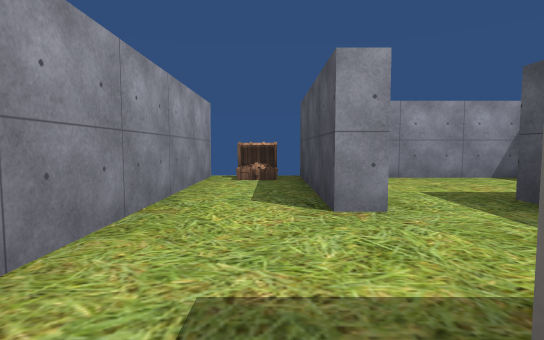
View 1 (above)

24 first-person views from a walk through a Unity game level. The camera is 1.2 m above the floor, tilts 4° down and sees 80° across. The floor is counted in squares, 2 m on a side. Each view is taken from the middle of a square. On the plan, view 1 faces up. The plan holds only what a view shows up to about 10 squares ahead; the rest is blank. The place goes on beyond the plan. The player character is not drawn. Some animated figures are left out. Some surface patterns are stand-ins.

View 2
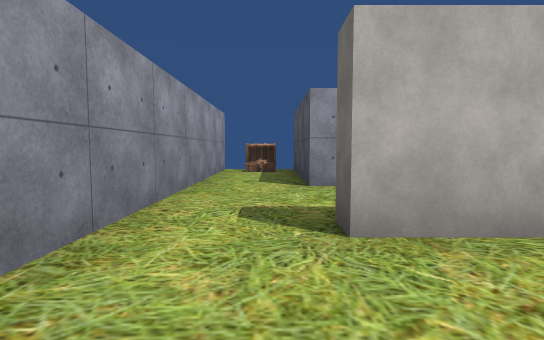

View 3
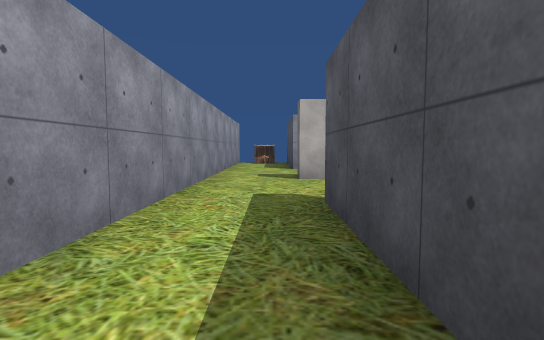

View 4
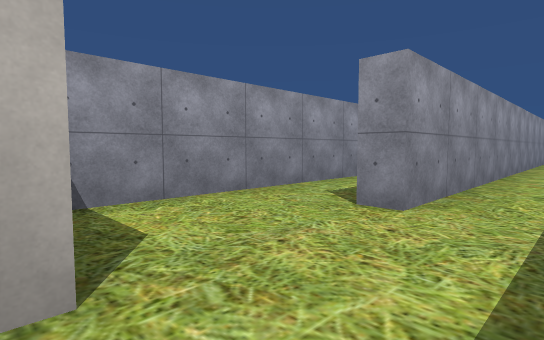

View 5
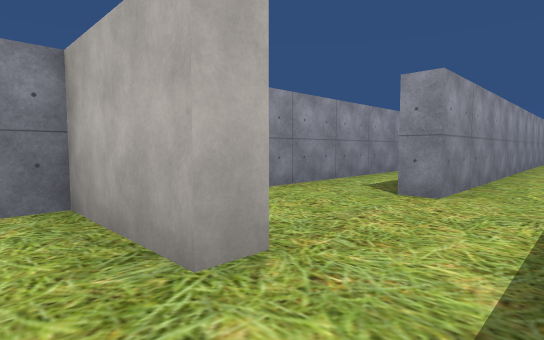

View 6
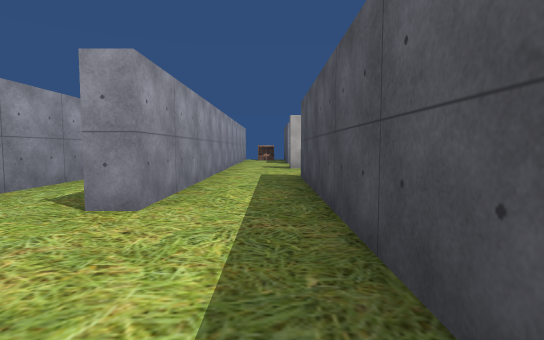

View 7
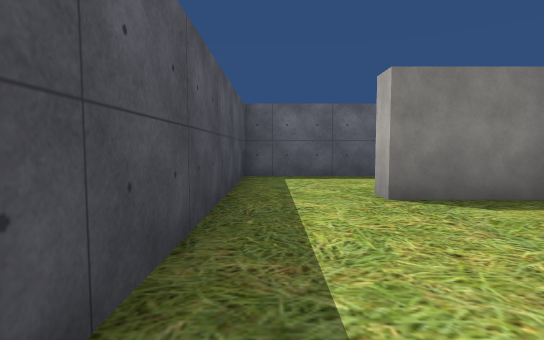

View 8
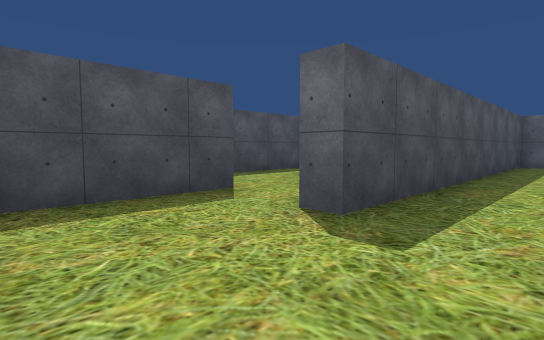

View 9
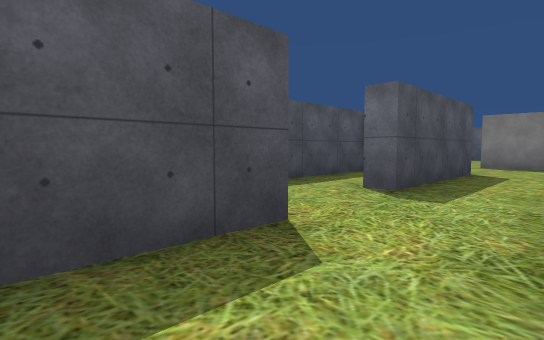

View 10
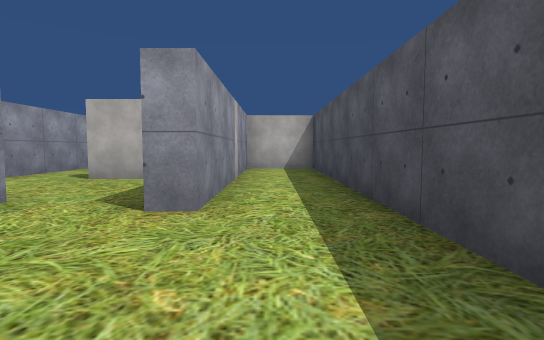

View 11
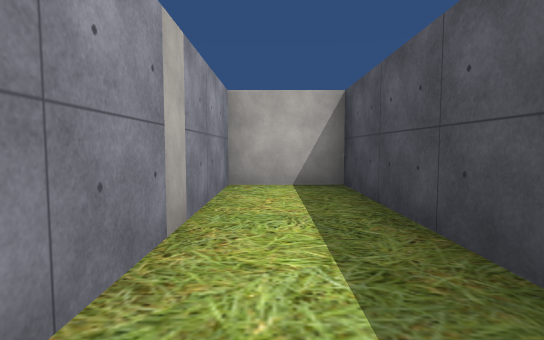

View 12
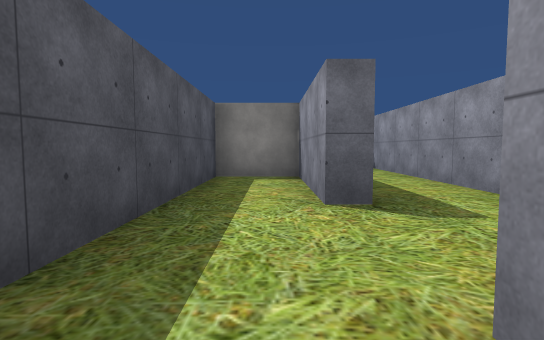

View 13
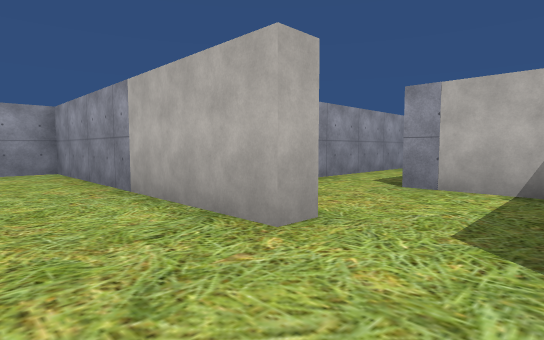

View 14
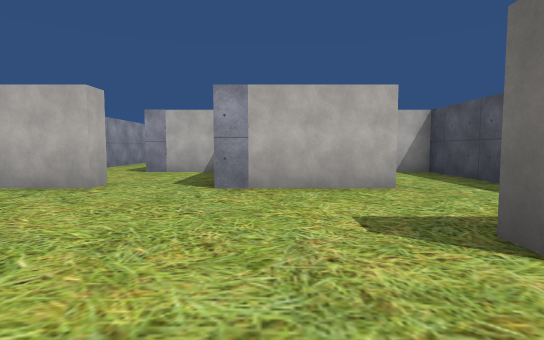

View 15
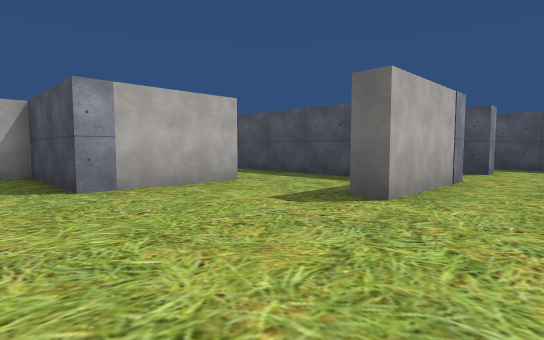

View 16
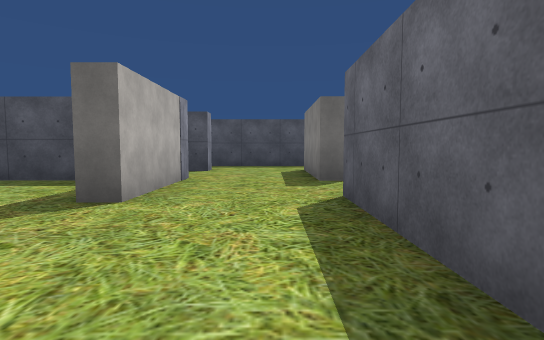

View 17
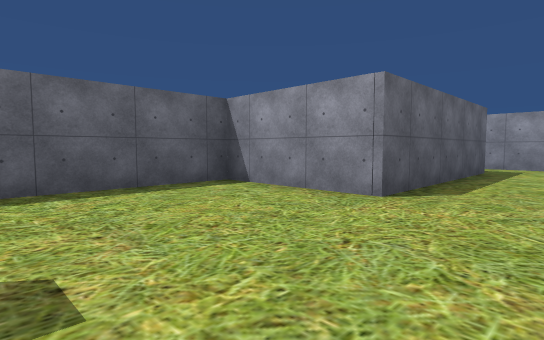

View 18
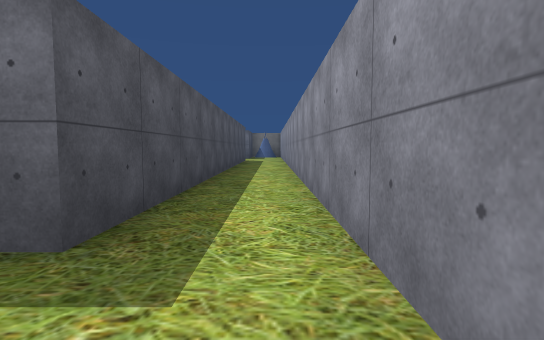

View 19
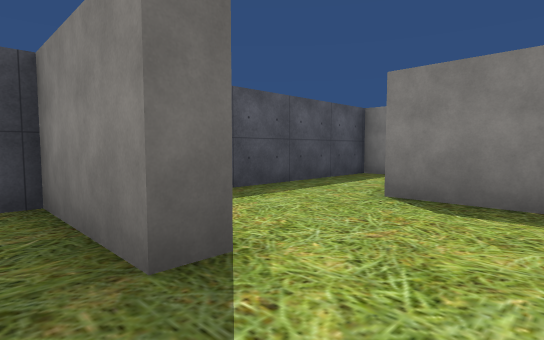

View 20
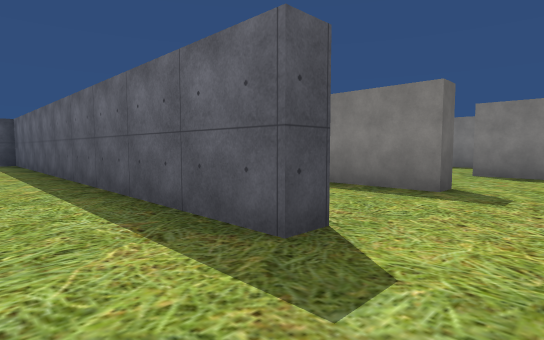

View 21
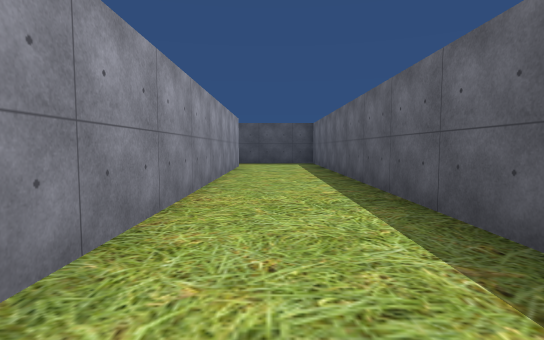

View 22
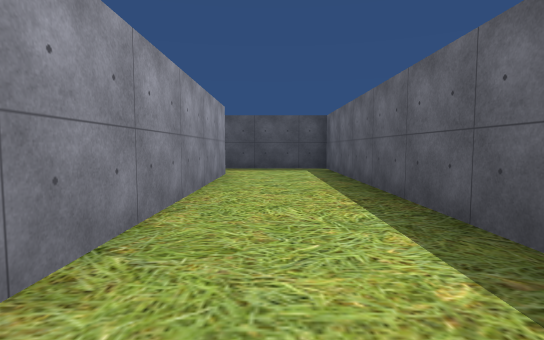

View 23
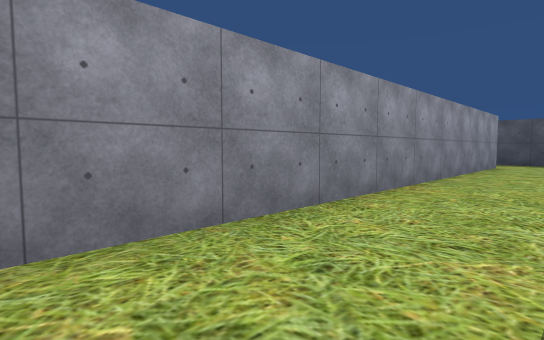

View 24
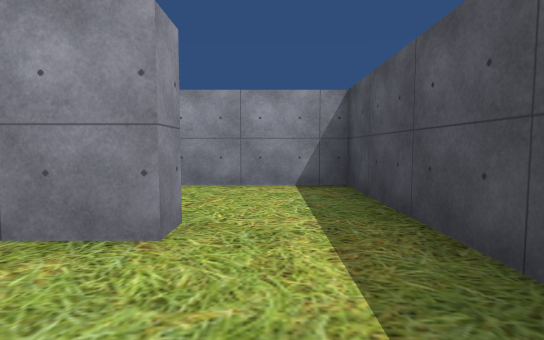

### Floor plan
Points are (right, up) in squares from view 1. A wall is a line through its corners. A room is listed if a view was taken in it or the views show most of it. See-through windows are left out.
Room 1 (views 1, 8)
walls: (1.1, 3) (0.6, 3) (0.6, 6.7); (0.6, 0.1) (0.6, 0.6); (-1.3, 6.8) (-1.3, -0.6)
ways out: opening at (-0.5, 0) to room 2; opening at (1, 1.5); gap at (-1, 7)
objects: chest (0, 7)
Room 2 (views 2, 3, 4, 6, 7)
walls: (-1.3, -0.6) (-1.3, -6) (-1.9, -6); (-3.5, -1.9) (-3.5, -8.2); (-3.1, -8.7) (-1.3, -8.7) (-1.3, -9.2); (0.6, -9.6) (0.6, -2.5)
ways out: opening at (-0.5, 0) to room 1; opening at (-0.5, -9) to room 3; opening at (1, -1.5) to room 4
Room 3 (view 5)
walls: (-1.3, -9.2) (-3.5, -9.2) (-3.5, -9.7); (-2.3, -11.8) (0.6, -11.8) (0.6, -9.6)
ways out: opening at (-0.5, -9) to room 2
Room 4 (views 9, 10, 11, 12)
walls: (1.1, -4.8) (1.1, -11.4); (0.6, -2.5) (1.1, -2.5); (3.3, -8.1) (3.3, -8.7) (5.2, -8.7) (5.2, 3.2) (3.3, 3.2) (3.3, -3) (2.8, -3) (2.8, -0.3); (1.9, 0.1) (0.6, 0.1); (2.8, -9.2) (2.8, -5.4) (3.3, -5.4) (3.3, -7.6); (1.9, -11.8) (3.3, -11.8)
ways out: opening at (1, -1.5) to room 2; opening at (3, -10.5) to room 5
Room 5 (views 13, 14, 15, 16, 17, 18)
walls: (3.3, -11.8) (3.3, -12.3) (-3.5, -12.3) (-3.5, -19.4); (6.2, -11.8) (7.9, -11.8); (7.9, -12.3) (5.2, -12.3) (5.2, -9.2) (2.8, -9.2); (8.5, -14.8) (9.8, -14.8) (9.8, -9.2) (9, -9.2); (8.4, -15.4) (7.4, -15.4) (7.4, -14.8); (-1.8, -19.5) (-1.8, -14.8) (3.3, -14.8) (3.3, -17.9) (8, -17.9)
ways out: opening at (3, -10.5) to room 4; opening at (6.5, -9) to room 6; opening at (8, -16.5) to room 9
Room 6 (view 19)
walls: (7.4, -9.2) (7.4, -8.7) (9.8, -8.7) (9.8, -8.3)
ways out: opening at (6.5, -9) to room 5; opening at (6.5, -6) to room 7
Room 7 (views 20, 21, 22, 23, 24)
walls: (7.4, -6.1) (7.4, -5.5) (19.2, -5.5) (19.2, -3.6); (17.3, -3) (6.1, -3)
ways out: opening at (6.5, -6) to room 6; opening at (18, -3)
Room 8 (no view inside)
walls: (2.8, 3.2) (2.8, 3.7); (4.9, 6.4) (2.3, 6.4)
ways out: opening at (2, 3.5)
Room 9 (no view inside)
walls: (9.8, -18.4) (9.8, -17.9); (9.4, -15.4) (8.4, -15.4)
ways out: opening at (8, -16.5) to room 5; opening at (9, -18); opening at (10, -16.5)

Positions as (right, up) in squares from view 1, and headings:
1: (0, 0), facing up
2: (0, -2), facing up
3: (0, -6), facing up
4: (0, -9), facing up-left
5: (0, -10), facing up-left
6: (0, -9), facing up
7: (0, -5), facing down
8: (-1, 0), facing down-right
9: (1, -1), facing down-right
10: (4, -6), facing up
11: (4, -2), facing up
12: (4, -2), facing down
13: (5, -14), facing up-left
14: (6, -17), facing up
15: (4, -17), facing up-right
16: (4, -17), facing right
17: (7, -13), facing down-left
18: (-3, -13), facing down
19: (6, -8), facing down-right
20: (6, -4), facing down-right
21: (7, -4), facing right
22: (10, -4), facing right
23: (6, -5), facing up-right
24: (18, -5), facing up
